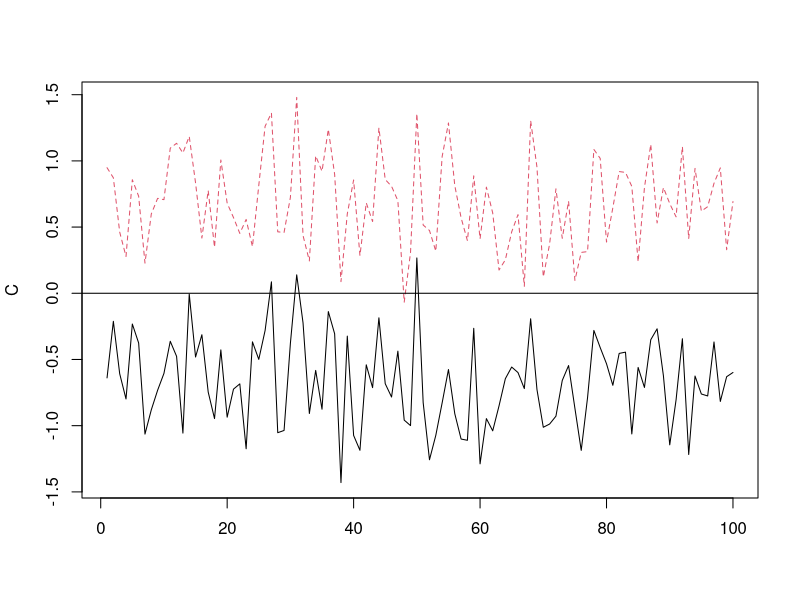

This chart was generated by the following R code:
## ---- chunk 1

x = t.test(rnorm(10))
x
names(x)
x$conf.int
## ---- chunk 2
f=function(t){x=t.test(rnorm(t));as.vector(x$conf.int)};
f(10);
f(20);
t <- as.matrix(rep(10,100));
C <- t(apply(t,1,f)); #this is a trick so we don't have to program
matplot(C,type="l"); #a matrix plot
abline(0,0) #includes a line at 0
## ---- chunk 3

num = (C[, 1] < 0) & (C[, 2] > 0)
sum(num)/nrow(C)
